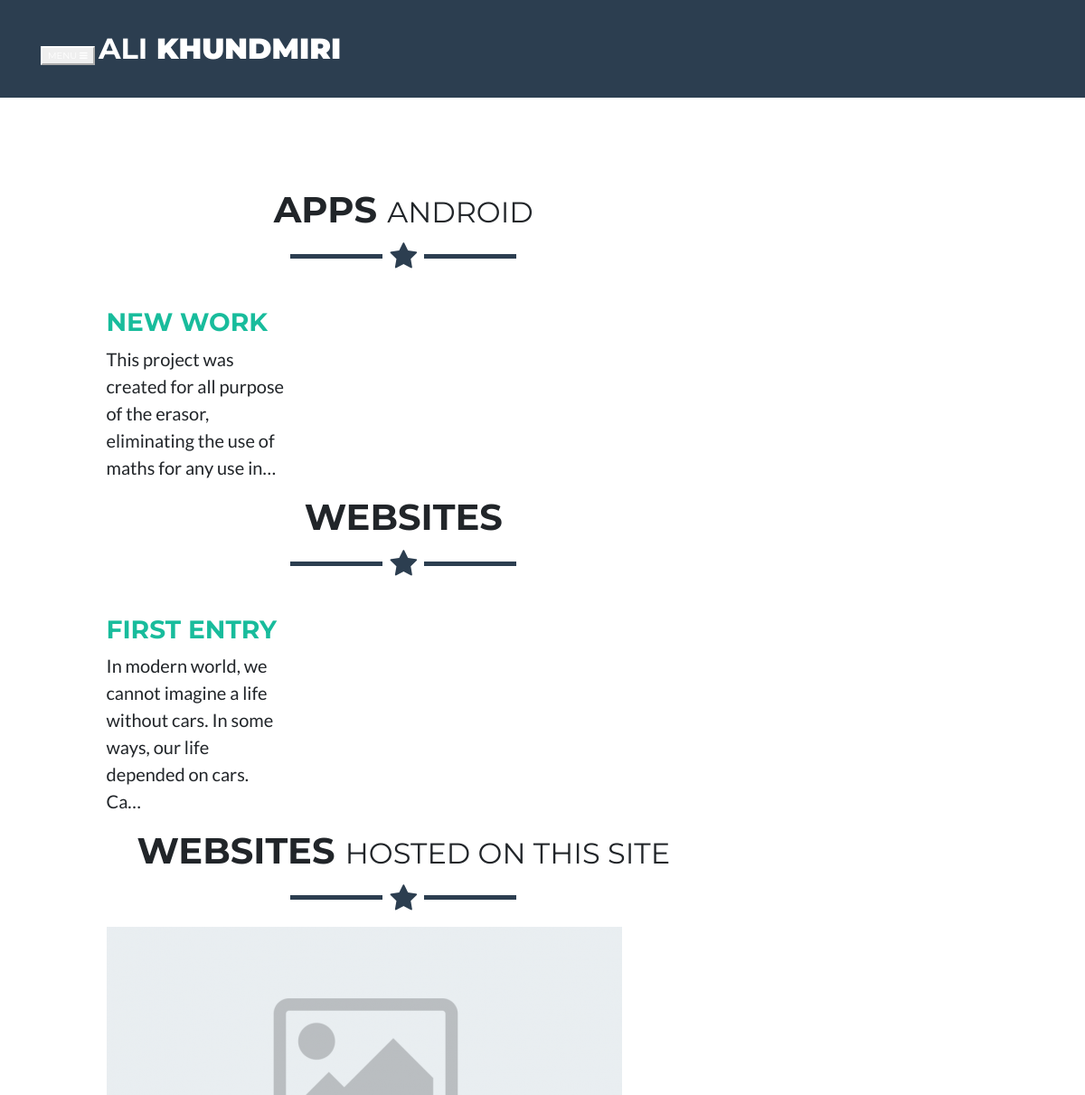
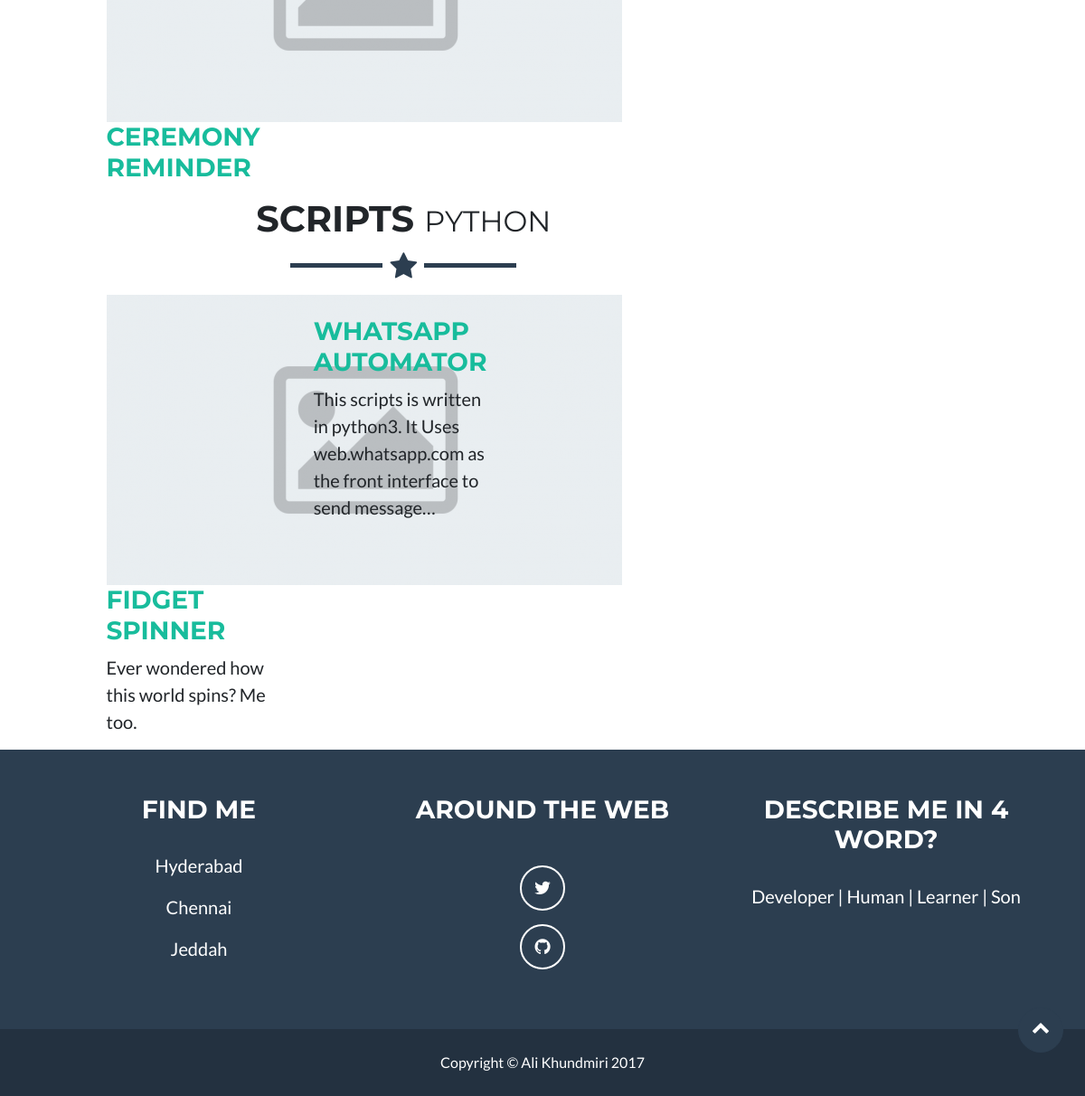
Page /work/ on the committed database (2 pictures, top to bottom).
### first/models.py (models this page shows, shortened)
class mywork(models.Model):
    appName = "Projects"
    title = models.CharField(max_length=120)
    slug = models.SlugField(unique=True, blank=True, null=True)
    image = models.ImageField(
        upload_to=upload_location,
        null=True,
        blank=True,
        height_field="height_field",
        width_field="width_field",
    )
    height_field = models.IntegerField(default=0)
    width_field = models.IntegerField(default=0)
    type_work = models.IntegerField(choices=TYPES)
    role = models.IntegerField(choices=ROLE)
    purpose = models.IntegerField(choices=PURPOSE)
    detail = models.TextField(blank=True, null=True, default="")
    youtube = models.TextField(blank=True, null=True, default="")
    item_url = models.TextField(blank=True, null=True, default="")
    created = models.DateField(auto_now=False, auto_now_add=False)
    updated = models.DateTimeField(auto_now=True, auto_now_add=False)
    timestamp = models.DateTimeField(auto_now=False, auto_now_add=True)
    objects = PostManager()
    def get_absolute_url(self):
        return reverse("work:detail", kwargs={"slug": self.slug})
    class Meta:
        ordering = ["-timestamp", "-updated"]
        verbose_name = "Work Portfolio"
        verbose_name_plural = "Work Portfolio"

class hosted_projects(models.Model):
    appName = "hosted"
    title = models.CharField(max_length=120)
    slug = models.SlugField(unique=True, blank=True, null=True)
    image = models.ImageField(
        upload_to=upload_location_hosted,
        null=True,
        blank=True,
        height_field="height_field",
        width_field="width_field",
    )
    height_field = models.IntegerField(default=0)
    width_field = models.IntegerField(default=0)
    type_work = models.IntegerField(choices=TYPES)
    role = models.IntegerField(choices=ROLE)
    purpose = models.IntegerField(choices=PURPOSE)
    project_stage = models.IntegerField(choices=STAGES)
    detail = models.TextField(blank=True, null=True, default="")
    youtube = models.TextField(blank=True, null=True, default="")
    item_url = models.TextField(blank=True, null=True, default="")
    created = models.DateField(auto_now=False, auto_now_add=False)
    updated = models.DateTimeField(auto_now=True, auto_now_add=False)
    timestamp = models.DateTimeField(auto_now=False, auto_now_add=True)
    objects_hosted = PostManager_hosted()
    def get_absolute_url(self):
        return reverse("work:hosted", kwargs={"slug": self.slug})
    class Meta:
        ordering = ["-timestamp", "-updated"]
        verbose_name = "Hosted Website"
        verbose_name_plural = "Hosted Websites"

### first/views.py (the view)
# urls.py: path('', first_list, name='list'),
def first_list(request):
    today = timezone.now().date()
    list_ = mywork.objects.all()
    website_list = mywork.objects.website()
    android_list = mywork.objects.android()
    ios_list = mywork.objects.ios()
    python_list = mywork.objects.python()
    website_hosted = hosted_projects.objects_hosted.website()
    context = {
        "nbar" : "work",
        "websites": website_list,
        "android_apps" : android_list,
        "ios_apps" : ios_list,
        "python" : python_list,
        "websites_hosted": website_hosted,
        "list": list_,
        "today": today,
    }
    return render(request, "first/first_list.html", context)

### first/models.py (called while the page is built)
    def website(self, *args, **kwargs):
        return super(PostManager, self).filter(type_work=1)

    def android(self, *args, **kwargs):
        return super(PostManager, self).filter(type_work=2)

    def ios(self, *args, **kwargs):
        return super(PostManager, self).filter(type_work=3)

    def python(self, *args, **kwargs):
        return super(PostManager, self).filter(type_work=4)

    def website(self, *args, **kwargs):
        return super(PostManager_hosted, self).filter(type_work=1)

### first/templates/first/first_list.html (shortened to what this page needs)
{% extends 'base.html' %}
{% load staticfiles %}
{% block work_content %}
    <div class="container">
        {% if android_apps %}
            <div class="row">
                <div class="col-lg-12 text-center">
                    <h1 class="">Apps
                        <small>Android</small>
                    </h1>
                    <hr class="star-primary">
                </div>
            </div>
            <div class="row">
                {% for item2 in android_apps %}
                    <div class="col-md-4 portfolio-item">
                        <h3>
                            <a href="{{ item2.get_absolute_url }}">{{ item2.title }}</a>
                        </h3>
                        <p>{{ item2.detail|truncatechars:100 }}</p>
                    </div>
                {% endfor %}
            </div>
        {% endif %}
        {% if websites %}
            <div class="row">
                <div class="col-lg-12 text-center">
                    <h1 class="">Websites
                    </h1>
                    <hr class="star-primary">
                </div>
            </div>
            <div class="row">
                {% for item3 in websites %}
                    <div class="col-md-4 portfolio-item">
                        <h3>
                            <a href="{{ item3.get_absolute_url }}">{{ item3.title }}</a>
                        </h3>
                        <p>{{ item3.detail|truncatechars:100 }}</p>
                    </div>
                {% endfor %}
            </div>
        {% endif %}
        {% if websites_hosted %}
            <div class="row">
                <div class="col-lg-12 text-center">
                    <h1 class="">Websites
                        <small>Hosted on this site</small>
                    </h1>
                    <hr class="star-primary">
                </div>
            </div>
            <div class="row">
                {% for item4 in websites_hosted %}
                    <div class="col-md-4 portfolio-item">
                        <a href="{{ item4.get_absolute_url }}">
                            {% if item4.image %}
                                <img class="img-responsive" src="{{ item4.image.url }}" alt="">
                            {% else %}
                                <img class="img-responsive" src="{% static 'images/default_1.png' %}" alt="{{ item4.title }}">
                            {% endif %}
                        </a>
                        <h3>
                            <a href="{{ item4.get_absolute_url }}">{{ item4.title }}</a>
                        </h3>
                    </div>
                {% endfor %}
            </div>
        {% endif %}
        {% if python %}
            <div class="row">
                <div class="col-lg-12 text-center">
                    <h1 class="">Scripts
                        <small>Python</small>
                    </h1>
                    <hr class="star-primary">
                </div>
            </div>
            <div class="row">
                {% for item5 in python %}
                    <div class="col-md-4 portfolio-item">
                        <a href="{{ item5.get_absolute_url }}">
                            {% if item5.image %}
                                <img class="img-responsive" src="{{ item5.image.url }}" alt="">
                            {% else %}
                                <img class="img-responsive" src="{% static 'images/default_1.png' %}" alt="{{ item5.title }}">
                            {% endif %}
                        </a>
                        <h3>
                            <a href="{{ item5.get_absolute_url }}">{{ item5.title }}</a>
                        </h3>
                        <p>{{ item5.detail|truncatechars:100 }}</p>
                    </div>
                {% endfor %}
            </div>
        {% endif %}
    </div>
{% endblock %}

### rows in the picture
mywork: title "NEW WORK", detail "This project was created for all purpose of the erasor, eliminating the use of maths for any use in…"
mywork: title "FIRST ENTRY", detail "In modern world, we cannot imagine a life without cars. In some ways, our life depended on cars. Ca…"
hosted_projects: title "CEREMONY REMINDER"
mywork: title "FIDGET SPINNER", detail "Ever wondered how this world spins? Me too."
mywork: title "WHATSAPP AUTOMATOR", detail "This scripts is written in python3. It Uses web.whatsapp.com as the front interface to send message…"
